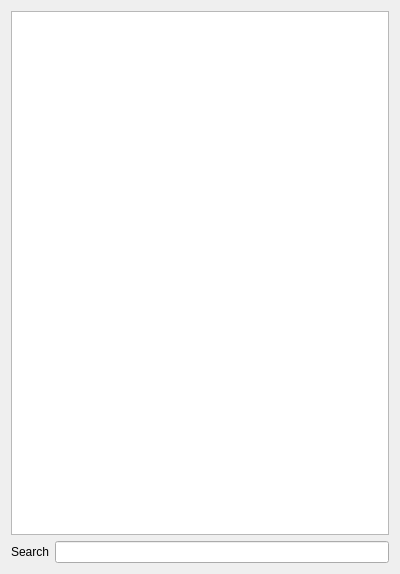
<?xml version="1.0" encoding="UTF-8"?>
<ui version="4.0">
 <class>UserSearchWindow</class>
 <widget class="QWidget" name="UserSearchWindow">
  <property name="geometry">
   <rect>
    <x>0</x>
    <y>0</y>
    <width>400</width>
    <height>574</height>
   </rect>
  </property>
  <property name="windowTitle">
   <string>UserSearchWindow</string>
  </property>
  <layout class="QVBoxLayout" name="verticalLayout">
   <item>
    <widget class="QListWidget" name="listWidget"/>
   </item>
   <item>
    <layout class="QFormLayout" name="formLayout">
     <item row="0" column="0">
      <widget class="QLabel" name="label">
       <property name="text">
        <string>Search</string>
       </property>
      </widget>
     </item>
     <item row="0" column="1">
      <widget class="QLineEdit" name="lineEdit"/>
     </item>
    </layout>
   </item>
  </layout>
 </widget>
 <resources/>
 <connections>
  <connection>
   <sender>lineEdit</sender>
   <signal>textChanged(QString)</signal>
   <receiver>UserSearchWindow</receiver>
   <slot>textChanged()</slot>
   <hints>
    <hint type="sourcelabel">
     <x>255</x>
     <y>550</y>
    </hint>
    <hint type="destinationlabel">
     <x>269</x>
     <y>567</y>
    </hint>
   </hints>
  </connection>
 </connections>
 <slots>
  <slot>textChanged()</slot>
 </slots>
</ui>
